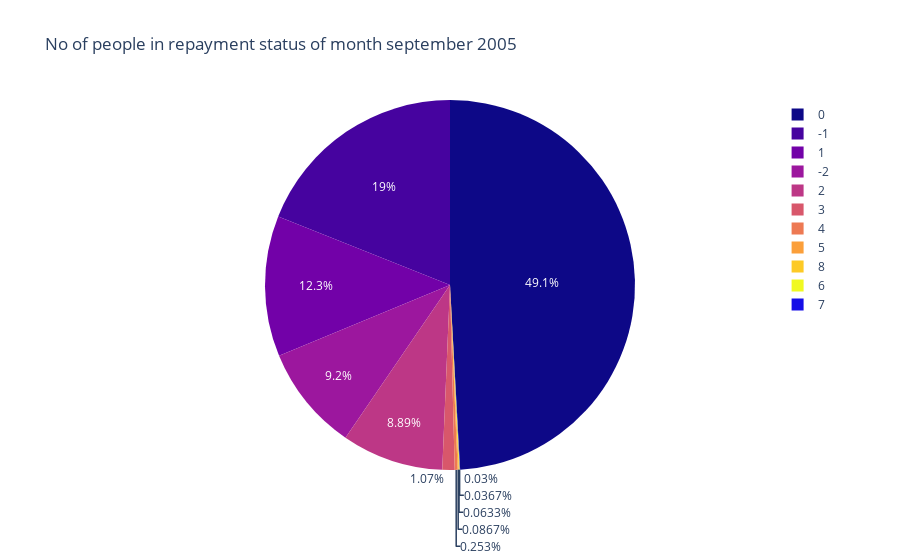

The code cell stored with this chart in its notebook:
### Code cell
df1 = pf['History of   past payment. The repayment status in September, 2005*'].value_counts().reset_index()
df1.columns = ['History of   past payment. The repayment status in September, 2005*', 'No of people']

fig3 = pe.pie(df1, values = 'No of people', names = 'History of   past payment. The repayment status in September, 2005*',color_discrete_sequence =  pe.colors.sequential.Plasma,
             title = 'No of people in repayment status of month september 2005')
fig3.show()

### Figure 1 — Plotly figure (JSON) as saved in the notebook; plotly's stock layout.template omitted (floating-point values rounded to 4 significant figures)
{"data": [{"domain": {"x": [0, 1], "y": [0, 1]}, "hovertemplate": "History of   past payment. The repayment status in September, 2005*=%{label}<br>No of people=%{value}<extra></extra>", "labels": [0, -1, 1, -2, 2, 3, 4, 5, 8, 6, 7], "legendgroup": "", "name": "", "showlegend": true, "type": "pie", "values": [14737, 5686, 3688, 2759, 2667, 322, 76, 26, 19, 11, 9]}], "layout": {"legend": {"tracegroupgap": 0}, "piecolorway": ["#0d0887", "#46039f", "#7201a8", "#9c179e", "#bd3786", "#d8576b", "#ed7953", "#fb9f3a", "#fdca26", "#f0f921"], "title": {"text": "No of people in repayment status of month september 2005"}}}
